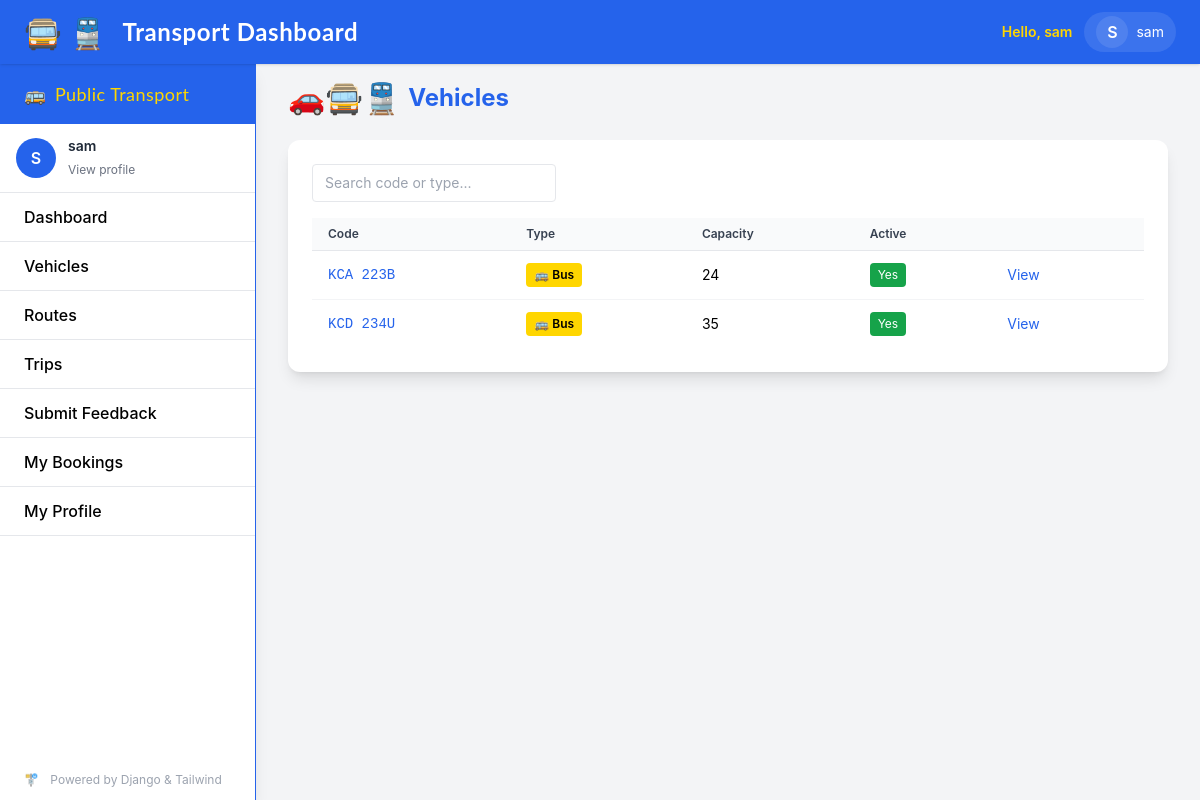
The page /vehicles/ (signed in) on the database its author committed.
### transport/models.py (models this page shows, shortened)
class Vehicle(models.Model):
    VEHICLE_TYPE_CHOICES = (
        ('bus', 'Bus'),
        ('train', 'Train'),
    )
    code = models.CharField(max_length=20, unique=True)
    vehicle_type = models.CharField(max_length=10, choices=VEHICLE_TYPE_CHOICES)
    capacity = models.PositiveIntegerField()
    active = models.BooleanField(default=True)
    assigned_routes = models.ManyToManyField(Route, related_name='vehicles', blank=True)

### transport/views.py (the view)
# urls.py: path('vehicles/', VehicleListView.as_view(), name='vehicle-list'),            # all users
class VehicleListView(LoginRequiredMixin, ListView):
    model = Vehicle
    template_name = 'dashboard/vehicle_list.html'
    context_object_name = 'vehicles'

### transport/templates/dashboard/vehicle_list.html (shortened to what this page needs)
{% extends "base.html" %}
{% block content %}
<div class="flex items-center gap-2 mb-6">
  <span class="text-3xl">🚗🚍🚆</span>
  <h2 class="text-2xl font-bold text-transport-blue">Vehicles</h2>
</div>
<div class="bg-white rounded-xl shadow-lg p-6">
  <div class="flex items-center justify-between mb-4 gap-4">
    <div class="flex items-center gap-3">
      <input
        type="search"
        name="q"
        placeholder="Search code or type..."
        class="px-3 py-2 border rounded text-sm focus:outline-none focus:ring-2 focus:ring-transport-blue"
        aria-label="Search vehicles"
      >
    </div>
  </div>
  <div class="overflow-x-auto mt-2">
    <table class="min-w-full divide-y divide-gray-200">
      <thead class="bg-gray-50">
        <tr>
          <th class="px-4 py-2 text-left text-xs font-semibold text-gray-700">Code</th>
          <th class="px-4 py-2 text-left text-xs font-semibold text-gray-700">Type</th>
          <th class="px-4 py-2 text-left text-xs font-semibold text-gray-700">Capacity</th>
          <th class="px-4 py-2 text-left text-xs font-semibold text-gray-700">Active</th>
          <th class="px-4 py-2"></th>
        </tr>
      </thead>
      <tbody class="bg-white divide-y divide-gray-100">
        {% for vehicle in vehicles %}
        <tr class="hover:bg-gray-50">
          <td class="px-4 py-3 font-mono text-sm">
            <a href="{% url 'dashboard:vehicle-detail' vehicle.pk %}" class="text-transport-blue hover:underline">{{ vehicle.code }}</a>
          </td>
          <td class="px-4 py-3 text-sm">
            {% if vehicle.vehicle_type == "bus" %}
              <span class="inline-flex items-center gap-2 bg-transport-yellow text-black px-2 py-1 rounded text-xs font-semibold">🚌 Bus</span>
            {% elif vehicle.vehicle_type == "train" %}
              <span class="inline-flex items-center gap-2 bg-transport-green text-white px-2 py-1 rounded text-xs font-semibold">🚆 Train</span>
            {% else %}
              <span class="inline-block bg-gray-100 text-gray-800 px-2 py-1 rounded text-xs">{{ vehicle.get_vehicle_type_display }}</span>
            {% endif %}
          </td>
          <td class="px-4 py-3 text-sm">
            {% if vehicle.capacity %}
              {{ vehicle.capacity }}
            {% else %}
              <span class="text-xs text-gray-400">Not set</span>
            {% endif %}
          </td>
          <td class="px-4 py-3 text-sm">
            {% if vehicle.active %}
              <span class="inline-block bg-green-600 text-white px-2 py-1 rounded text-xs">Yes</span>
            {% else %}
              <span class="inline-block bg-red-600 text-white px-2 py-1 rounded text-xs">No</span>
            {% endif %}
          </td>
          <td class="px-4 py-3 text-sm whitespace-nowrap">
            <a href="{% url 'dashboard:vehicle-detail' vehicle.pk %}" class="text-blue-600 hover:underline mr-3">View</a>
          </td>
        </tr>
        {% empty %}
        <tr>
          <td colspan="5" class="px-4 py-6 text-center text-gray-500">No vehicles found.</td>
        </tr>
        {% endfor %}
      </tbody>
    </table>
  </div>
</div>
{% endblock %}

### transport/templates/base.html (shortened to what this page needs)
<!DOCTYPE html>
<html lang="en">
<head>
    <script src="https://cdn.tailwindcss.com"></script>
</head>
<body class="bg-transport-gray min-h-screen font-sans">
    <nav class="fixed top-0 left-0 right-0 z-30 bg-transport-blue text-white h-16 flex items-center px-6 shadow">
        <div class="flex-1 flex items-center">
            <span class="mr-4 text-3xl font-display">
                🚍 🚆
            </span>
            <a class="font-bold text-2xl tracking-wide font-display mr-8 hover:text-transport-yellow transition" href="{% url 'dashboard:dashboard' %}">
                Transport Dashboard
            </a>
        </div>
        <div class="flex items-center space-x-4">
            {% if user.is_authenticated %}
                <div class="hidden sm:flex items-center space-x-3">
                    <div class="text-sm text-transport-yellow font-semibold">Hello, {{ user.get_full_name|default:user.username }}</div>
                    <div class="relative" x-data>
                        <button id="profile-menu-button" aria-haspopup="true" aria-expanded="false" class="flex items-center gap-2 bg-white/10 hover:bg-white/20 px-3 py-1 rounded-full focus:outline-none">
                            <span class="w-8 h-8 rounded-full bg-white/10 flex items-center justify-center font-semibold text-white">
                                {{ user.username|slice:":1"|upper }}
                            </span>
                            <span class="text-sm hidden md:inline">{{ user.username }}</span>
                        </button>
                    </div>
                </div>
            {% else %}
                <div>
                    <a href="{% url 'login' %}" class="hover:text-transport-yellow font-semibold transition">Login</a>
                </div>
            {% endif %}
        </div>
    </nav>
    <aside class="fixed top-16 left-0 h-[calc(100vh-4rem)] w-64 bg-white shadow-lg flex flex-col z-20 border-r border-transport-blue">
        <div class="flex items-center px-6 py-4 bg-transport-blue text-transport-yellow font-display text-lg tracking-wide">
            <span class="mr-2">🚌</span> Public Transport
        </div>
        {% if user.is_authenticated %}
        <div class="px-4 py-3 border-b">
            <div class="flex items-center gap-3">
                <div class="w-10 h-10 rounded-full bg-transport-blue text-white flex items-center justify-center font-semibold">
                    {{ user.username|slice:":1"|upper }}
                </div>
                <div>
                    <div class="text-sm font-semibold text-gray-800">{{ user.get_full_name|default:user.username }}</div>
                    <a href="{% url 'profile' %}" class="text-xs text-gray-500 hover:underline">View profile</a>
                </div>
            </div>
        </div>
        {% endif %}
        <a href="{% url 'dashboard:dashboard' %}" class="py-3 px-6 hover:bg-transport-blue hover:text-white border-b font-medium transition">Dashboard</a>
        <a href="{% url 'dashboard:vehicle-list' %}" class="py-3 px-6 hover:bg-transport-blue hover:text-white border-b font-medium transition">Vehicles</a>
        <a href="{% url 'dashboard:route-list' %}" class="py-3 px-6 hover:bg-transport-blue hover:text-white border-b font-medium transition">Routes</a>
        <a href="{% url 'dashboard:trip-list' %}" class="py-3 px-6 hover:bg-transport-blue hover:text-white border-b font-medium transition">Trips</a>
        <a href="{% url 'dashboard:feedback-create' %}" class="py-3 px-6 hover:bg-transport-blue hover:text-white border-b font-medium transition">Submit Feedback</a>
        {% if user.is_authenticated and not user.is_staff %}
            <a href="{% url 'dashboard:booking-list' %}" class="py-3 px-6 hover:bg-transport-blue hover:text-white border-b font-medium transition">My Bookings</a>
            <a href="{% url 'profile' %}" class="py-3 px-6 hover:bg-transport-blue hover:text-white border-b font-medium transition">My Profile</a>
        {% endif %}
        <div class="mt-auto px-6 py-3 text-xs text-gray-400">
            <span class="mr-2">🚏</span> Powered by Django & Tailwind
        </div>
    </aside>
    <main class="ml-64 pt-20 px-8 pb-10 transition-all bg-transport-gray min-h-[calc(100vh-4rem)]">
        <div class="max-w-6xl mx-auto">
            {% block content %}
            {% endblock %}
        </div>
    </main>
</body>
</html>

### rows shown on the page
Vehicle: code "KCA 223B", vehicle_type "🚌 Bus", capacity "24", active "Yes"
Vehicle: code "KCD 234U", vehicle_type "🚌 Bus", capacity "35", active "Yes"

### other values the page prints
{{ user.get_full_name|default:user.username }} "sam"
{{ user.username|slice:":1"|upper }} "S"
{{ user.username }} "sam"
